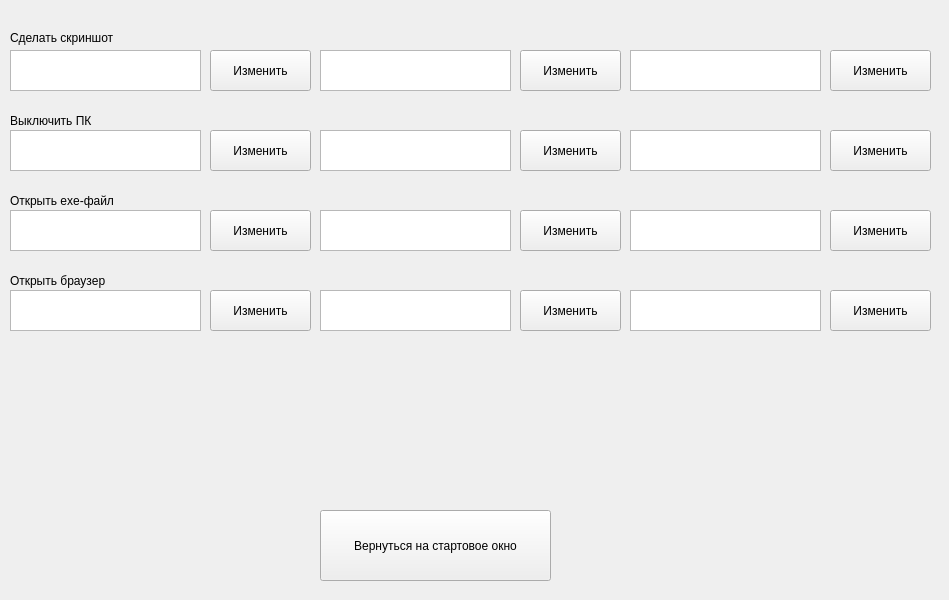
<?xml version="1.0" encoding="UTF-8"?>
<ui version="4.0">
 <class>AnotherWindow</class>
 <widget class="QWidget" name="AnotherWindow">
  <property name="geometry">
   <rect>
    <x>0</x>
    <y>0</y>
    <width>949</width>
    <height>600</height>
   </rect>
  </property>
  <property name="windowTitle">
   <string>Список горячих клавиш</string>
  </property>
  <widget class="QPushButton" name="pushButton">
   <property name="geometry">
    <rect>
     <x>320</x>
     <y>510</y>
     <width>231</width>
     <height>71</height>
    </rect>
   </property>
   <property name="text">
    <string>Вернуться на стартовое окно</string>
   </property>
  </widget>
  <widget class="QPushButton" name="pushButton_2">
   <property name="geometry">
    <rect>
     <x>210</x>
     <y>50</y>
     <width>101</width>
     <height>41</height>
    </rect>
   </property>
   <property name="text">
    <string>Изменить</string>
   </property>
  </widget>
  <widget class="QTextBrowser" name="textBrowser">
   <property name="geometry">
    <rect>
     <x>10</x>
     <y>50</y>
     <width>191</width>
     <height>41</height>
    </rect>
   </property>
  </widget>
  <widget class="QPushButton" name="pushButton_3">
   <property name="geometry">
    <rect>
     <x>210</x>
     <y>130</y>
     <width>101</width>
     <height>41</height>
    </rect>
   </property>
   <property name="text">
    <string>Изменить</string>
   </property>
  </widget>
  <widget class="QTextBrowser" name="textBrowser_2">
   <property name="geometry">
    <rect>
     <x>10</x>
     <y>130</y>
     <width>191</width>
     <height>41</height>
    </rect>
   </property>
  </widget>
  <widget class="QPushButton" name="pushButton_4">
   <property name="geometry">
    <rect>
     <x>210</x>
     <y>290</y>
     <width>101</width>
     <height>41</height>
    </rect>
   </property>
   <property name="text">
    <string>Изменить</string>
   </property>
  </widget>
  <widget class="QPushButton" name="pushButton_5">
   <property name="geometry">
    <rect>
     <x>210</x>
     <y>210</y>
     <width>101</width>
     <height>41</height>
    </rect>
   </property>
   <property name="text">
    <string>Изменить</string>
   </property>
  </widget>
  <widget class="QTextBrowser" name="textBrowser_3">
   <property name="geometry">
    <rect>
     <x>10</x>
     <y>290</y>
     <width>191</width>
     <height>41</height>
    </rect>
   </property>
  </widget>
  <widget class="QTextBrowser" name="textBrowser_4">
   <property name="geometry">
    <rect>
     <x>10</x>
     <y>210</y>
     <width>191</width>
     <height>41</height>
    </rect>
   </property>
  </widget>
  <widget class="QPushButton" name="pushButton_6">
   <property name="geometry">
    <rect>
     <x>830</x>
     <y>130</y>
     <width>101</width>
     <height>41</height>
    </rect>
   </property>
   <property name="text">
    <string>Изменить</string>
   </property>
  </widget>
  <widget class="QPushButton" name="pushButton_7">
   <property name="geometry">
    <rect>
     <x>830</x>
     <y>50</y>
     <width>101</width>
     <height>41</height>
    </rect>
   </property>
   <property name="text">
    <string>Изменить</string>
   </property>
  </widget>
  <widget class="QTextBrowser" name="textBrowser_5">
   <property name="geometry">
    <rect>
     <x>630</x>
     <y>130</y>
     <width>191</width>
     <height>41</height>
    </rect>
   </property>
  </widget>
  <widget class="QTextBrowser" name="textBrowser_6">
   <property name="geometry">
    <rect>
     <x>630</x>
     <y>50</y>
     <width>191</width>
     <height>41</height>
    </rect>
   </property>
  </widget>
  <widget class="QPushButton" name="pushButton_8">
   <property name="geometry">
    <rect>
     <x>830</x>
     <y>290</y>
     <width>101</width>
     <height>41</height>
    </rect>
   </property>
   <property name="text">
    <string>Изменить</string>
   </property>
  </widget>
  <widget class="QPushButton" name="pushButton_9">
   <property name="geometry">
    <rect>
     <x>830</x>
     <y>210</y>
     <width>101</width>
     <height>41</height>
    </rect>
   </property>
   <property name="text">
    <string>Изменить</string>
   </property>
  </widget>
  <widget class="QTextBrowser" name="textBrowser_7">
   <property name="geometry">
    <rect>
     <x>630</x>
     <y>290</y>
     <width>191</width>
     <height>41</height>
    </rect>
   </property>
  </widget>
  <widget class="QTextBrowser" name="textBrowser_8">
   <property name="geometry">
    <rect>
     <x>630</x>
     <y>210</y>
     <width>191</width>
     <height>41</height>
    </rect>
   </property>
  </widget>
  <widget class="QPushButton" name="pushButton_10">
   <property name="geometry">
    <rect>
     <x>520</x>
     <y>130</y>
     <width>101</width>
     <height>41</height>
    </rect>
   </property>
   <property name="text">
    <string>Изменить</string>
   </property>
  </widget>
  <widget class="QPushButton" name="pushButton_11">
   <property name="geometry">
    <rect>
     <x>520</x>
     <y>50</y>
     <width>101</width>
     <height>41</height>
    </rect>
   </property>
   <property name="text">
    <string>Изменить</string>
   </property>
  </widget>
  <widget class="QTextBrowser" name="textBrowser_9">
   <property name="geometry">
    <rect>
     <x>320</x>
     <y>130</y>
     <width>191</width>
     <height>41</height>
    </rect>
   </property>
  </widget>
  <widget class="QTextBrowser" name="textBrowser_10">
   <property name="geometry">
    <rect>
     <x>320</x>
     <y>50</y>
     <width>191</width>
     <height>41</height>
    </rect>
   </property>
  </widget>
  <widget class="QPushButton" name="pushButton_12">
   <property name="geometry">
    <rect>
     <x>520</x>
     <y>290</y>
     <width>101</width>
     <height>41</height>
    </rect>
   </property>
   <property name="text">
    <string>Изменить</string>
   </property>
  </widget>
  <widget class="QPushButton" name="pushButton_13">
   <property name="geometry">
    <rect>
     <x>520</x>
     <y>210</y>
     <width>101</width>
     <height>41</height>
    </rect>
   </property>
   <property name="text">
    <string>Изменить</string>
   </property>
  </widget>
  <widget class="QTextBrowser" name="textBrowser_11">
   <property name="geometry">
    <rect>
     <x>320</x>
     <y>290</y>
     <width>191</width>
     <height>41</height>
    </rect>
   </property>
  </widget>
  <widget class="QTextBrowser" name="textBrowser_12">
   <property name="geometry">
    <rect>
     <x>320</x>
     <y>210</y>
     <width>191</width>
     <height>41</height>
    </rect>
   </property>
  </widget>
  <widget class="QLabel" name="label">
   <property name="geometry">
    <rect>
     <x>10</x>
     <y>270</y>
     <width>201</width>
     <height>21</height>
    </rect>
   </property>
   <property name="text">
    <string>Открыть браузер</string>
   </property>
  </widget>
  <widget class="QLabel" name="label_2">
   <property name="geometry">
    <rect>
     <x>10</x>
     <y>190</y>
     <width>201</width>
     <height>21</height>
    </rect>
   </property>
   <property name="text">
    <string>Открыть exe-файл</string>
   </property>
  </widget>
  <widget class="QLabel" name="label_3">
   <property name="geometry">
    <rect>
     <x>10</x>
     <y>110</y>
     <width>231</width>
     <height>21</height>
    </rect>
   </property>
   <property name="text">
    <string>Выключить ПК</string>
   </property>
  </widget>
  <widget class="QLabel" name="label_4">
   <property name="geometry">
    <rect>
     <x>10</x>
     <y>30</y>
     <width>111</width>
     <height>16</height>
    </rect>
   </property>
   <property name="text">
    <string>Сделать скриншот</string>
   </property>
  </widget>
 </widget>
 <resources/>
 <connections/>
</ui>
